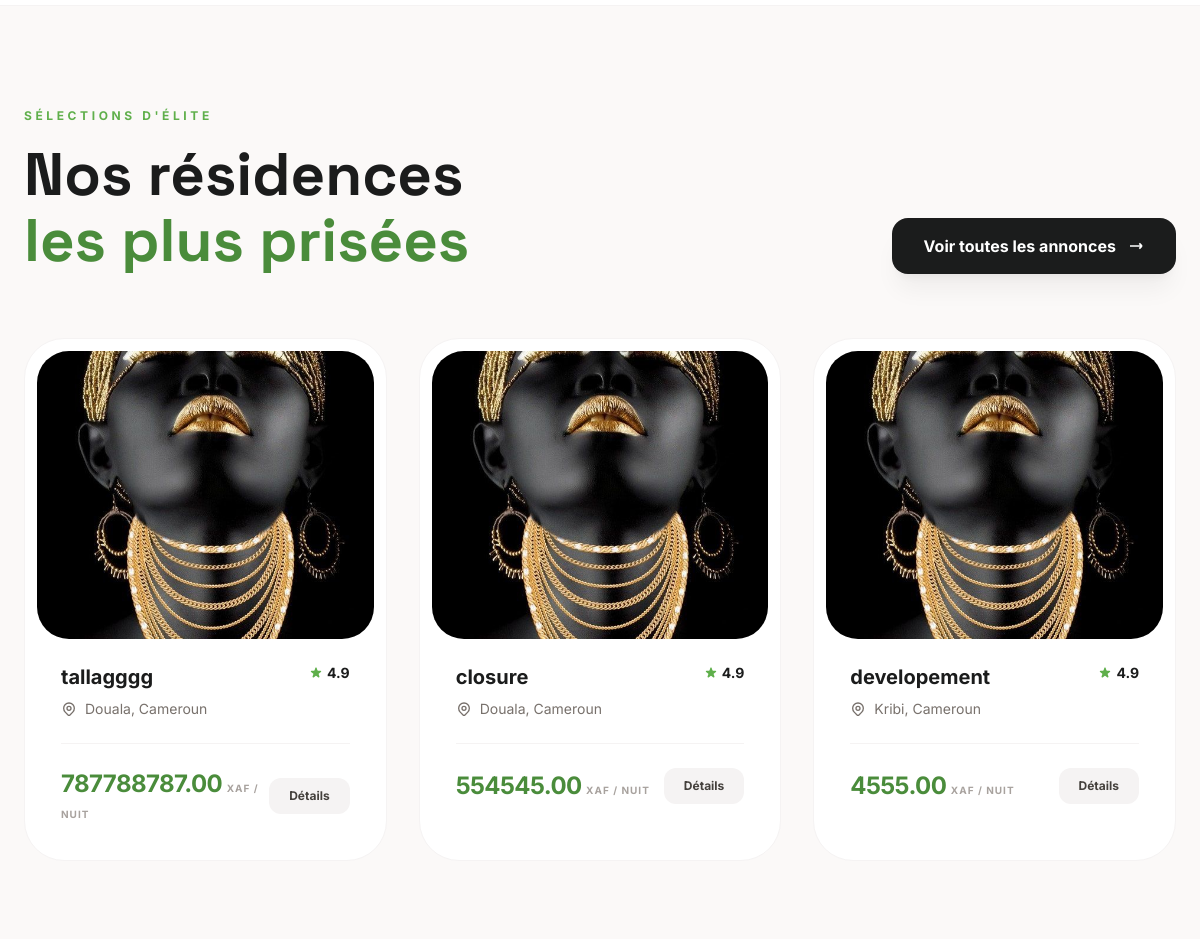
The app's page / (middle part), older data.
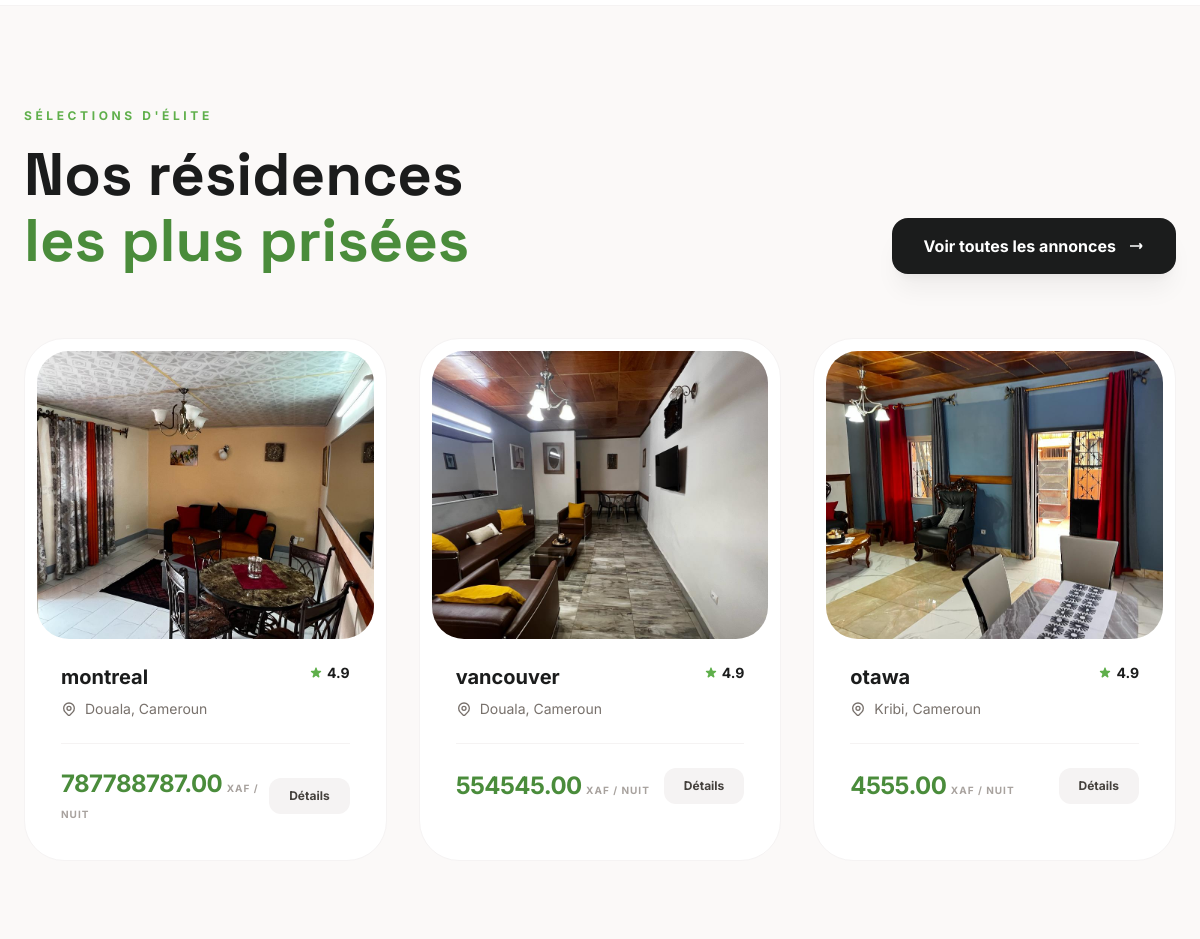
The same page, newer data.
### core/models.py (models this page shows, shortened)
class SentinelBaseModel(TimeStampedModel, ActivatorModel):
    id = models.UUIDField(
        default=uuid.uuid4,
        primary_key=True,
        unique=True,
        null=False,
        blank=False,
        editable=False,
    )
    is_deleted = models.BooleanField(_("supprimé"), default=False)
    metadata = models.JSONField(_("métadonnées"), default=dict, null=True, blank=True)
    author = models.CharField(_("auteur"), max_length=255, null=True, blank=True)
    class Meta:
        abstract = True
        ordering = ("created",)

class Appartement(SentinelBaseModel):
    LOCATIONS = [
        ('douala', _('Douala')),
        ('yaounde', _('Yaoundé')),
        ('kribi', _('Kribi')),
        ('bafoussam', _('Bafoussam')),
    ]
    name = models.CharField(_("Nom de l'appartement"), max_length=255)
    slug = models.SlugField(_("URL simplifiée"), unique=True, max_length=255)
    location = models.CharField(_("Localisation"), max_length=50, choices=LOCATIONS)
    neighborhood = models.CharField(_("Quartier"), max_length=100, help_text="Ex: Bastos, Bonapriso")
    description = models.TextField(_("Description détaillée"), blank=True)
    price_per_night = models.DecimalField(_("Prix par nuit (FCFA)"), max_digits=12, decimal_places=2)
    bedrooms = models.PositiveIntegerField(_("Chambres"), default=1)
    bathrooms = models.PositiveIntegerField(_("Salles de bain"), default=1)
    max_guests = models.PositiveIntegerField(_("Voyageurs max"), default=2)
    main_image = models.ImageField(_("Image principale"), upload_to="appartements/", null=True, blank=True)
    is_featured = models.BooleanField(_("Mettre en avant"), default=False)
    amenities = models.JSONField(_("Équipements"), default=list, blank=True)
    latitude = models.FloatField(_("Latitude"), null=True, blank=True)
    longitude = models.FloatField(_("Longitude"), null=True, blank=True)
    class Meta:
        verbose_name = _("Appartement")
        verbose_name_plural = _("Appartements")
        ordering = ("-created",)

### core/views.py (the view)
# urls.py: path('', views.home, name='home'),
def home(request):
    appartements = Appartement.objects.filter(is_featured=True).order_by('-created')[:3]
    if not appartements:
        appartements = Appartement.objects.order_by('-created')[:3]
    testimonials = Testimonial.objects.filter(is_active=True).order_by('-created')[:6]
    return render(request, "home.html", {
        'appartements': appartements,
        'testimonials': testimonials
    })

### core/templatetags/custom_tags.py (called while the page is built)
@register.simple_tag
def get_global_settings():
    return Settings.objects.first()

### templates/home.html (shortened to what the changed rows need)
{% extends "base.html" %}
{% load static %}
{% block content %}
<section class="py-24 bg-stone-50 dark:bg-stone-900/40">
    <div class="max-w-screen-xl mx-auto px-6">
        <div data-aos="fade-up" class="flex flex-col md:flex-row justify-between items-end mb-16 gap-6">
            <div class="max-w-xl">
                <h2 class="font-headline text-4xl md:text-5xl lg:text-6xl font-bold mt-4 text-stone-900 dark:text-white leading-[1.1]">Nos résidences<br/><span class="text-emerald-600">les plus prisées</span></h2>
            </div>
        </div>
        <div class="grid grid-cols-1 md:grid-cols-3 gap-8">
            {% for appartement in appartements %}
            <div data-aos="fade-up" data-aos-delay="{{ forloop.counter0 }}50" class="group bg-white dark:bg-stone-900 rounded-[2.5rem] overflow-hidden hover:shadow-premium transition-all duration-500 border border-stone-100 dark:border-stone-800/60 p-3">
                <div class="relative h-72 overflow-hidden rounded-[2rem]">
                    {% if appartement.main_image %}
                    <img class="w-full h-full object-cover group-hover:scale-110 transition-transform duration-1000" alt="{{ appartement.name }}" src="{{ appartement.main_image.url }}" />
                    {% else %}
                    <div class="w-full h-full bg-stone-200 dark:bg-stone-800 flex items-center justify-center text-stone-400 group-hover:scale-110 transition-transform duration-1000">Sans image</div>
                    {% endif %}
                </div>
                <div class="p-6">
                    <div class="flex justify-between items-start mb-2">
                        <h3 class="font-bold text-xl text-stone-900 dark:text-white group-hover:text-primary transition-colors">{{ appartement.name }}</h3>
                        <div class="flex items-center gap-1 text-emerald-500">
                            <span class="text-sm font-bold text-stone-900 dark:text-white">4.9</span>
                        </div>
                    </div>
                    <p class="text-stone-500 dark:text-stone-400 text-sm mb-6 flex items-center gap-2">
                        <svg class="w-4 h-4" fill="none" stroke="currentColor" stroke-width="2" viewBox="0 0 24 24"><path d="M17.657 16.657L13.414 20.9a1.998 1.998 0 01-2.827 0l-4.244-4.243a8 8 0 1111.314 0z"/><path d="M15 11a3 3 0 11-6 0 3 3 0 016 0z"/></svg>
                        {{ appartement.get_location_display }}, Cameroun
                    </p>
                    <div class="flex justify-between items-center border-t border-stone-100 dark:border-stone-800/60 pt-6">
                        <div>
                            <span class="text-2xl font-bold text-emerald-600 dark:text-emerald-400 tracking-tight">{{ appartement.price_per_night }}</span>
                            <span class="text-[10px] text-stone-400 font-bold uppercase tracking-widest"> XAF / nuit</span>
                        </div>
                        <a href="{% url 'detail' appartement.slug %}" class="bg-stone-100 dark:bg-stone-800 hover:bg-primary hover:text-white text-stone-700 dark:text-stone-300 font-bold text-xs px-5 py-2.5 rounded-xl transition-all">Détails</a>
                    </div>
                </div>
            </div>
            {% empty %}
                <p class="text-stone-500 dark:text-stone-400">Aucune résidence disponible pour le moment.</p>
            {% endfor %}
        </div>
    </div>
</section>
{% endblock %}

Row changes from the older to the newer data that the page shows:
changed Appartement: main_image: a different picture; name "tallagggg" → "montreal"
changed Appartement: main_image: a different picture; name "closure" → "vancouver"
changed Appartement "Kribi": main_image: a different picture; name "developement" → "otawa"
